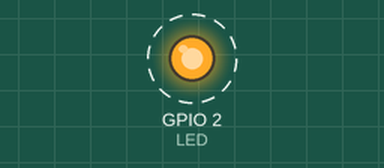
The sketch below on a simulated ESP32. On the bench: output pins drawn as LEDs (lit = HIGH). Dashed ring = blinking. What the sketch prints to the serial monitor is not drawn.

Above: at 1.0 s.
Timing chart, 0 to 5.2 s (numbered marks = the images above):
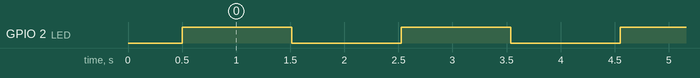

The sketch:

hello_esp32.ino
```cpp
// Bring-up test: blinks the onboard LED (GPIO 2) and scans I2C (SDA 21, SCL 22) for the INA219 at 0x40.
#include <Wire.h>

const int LED = 2;

void setup() {
  Serial.begin(115200);
  pinMode(LED, OUTPUT);
  Wire.begin(21, 22);
  delay(500);
  Serial.println("\nSolaris Labs ESP32 bring-up OK");
}

void loop() {
  digitalWrite(LED, !digitalRead(LED));
  int found = 0;
  for (uint8_t addr = 1; addr < 127; addr++) {
    Wire.beginTransmission(addr);
    if (Wire.endTransmission() == 0) {
      Serial.printf("I2C device at 0x%02X%s\n", addr, addr == 0x40 ? " (INA219)" : "");
      found++;
    }
  }
  if (!found) Serial.println("No I2C devices (INA219 not connected yet)");
  delay(1000);
}
```

Measured:
- by itself, GPIO 2 (LED): alternates HIGH for 1.0 s and LOW for 1.0 s
